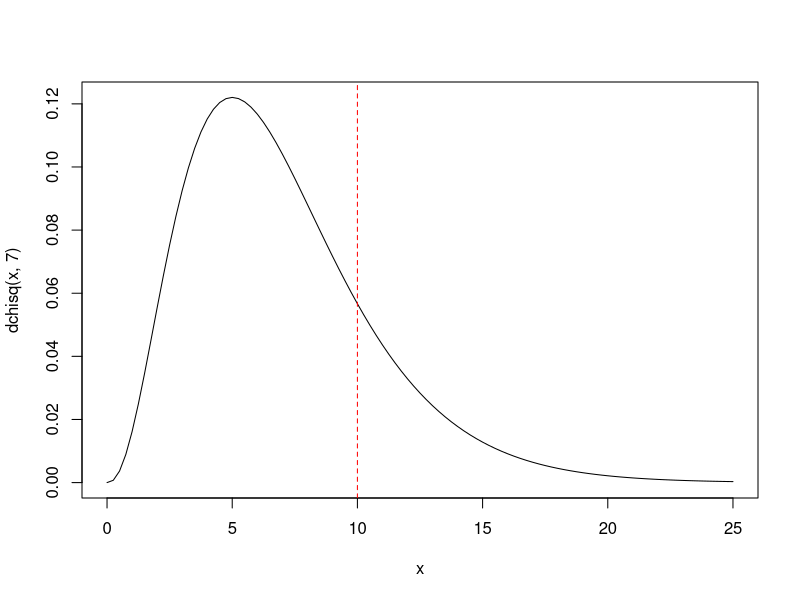
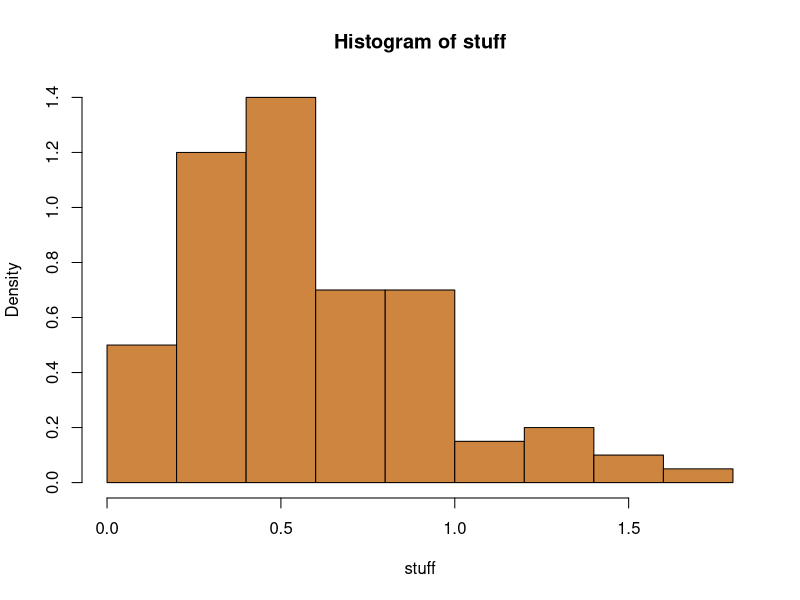
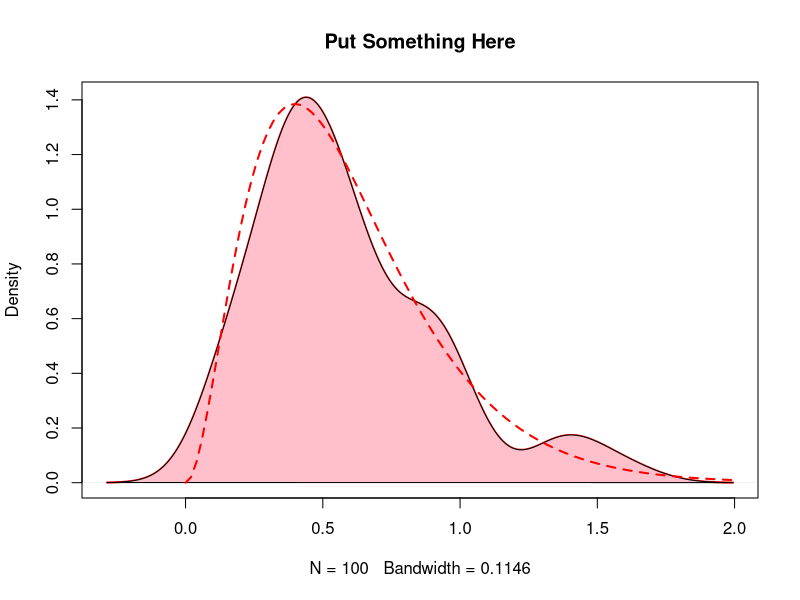
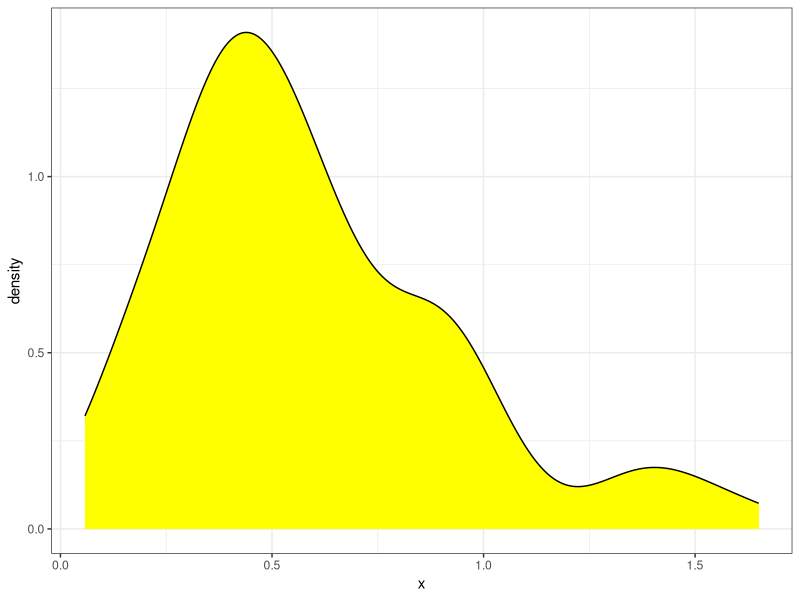
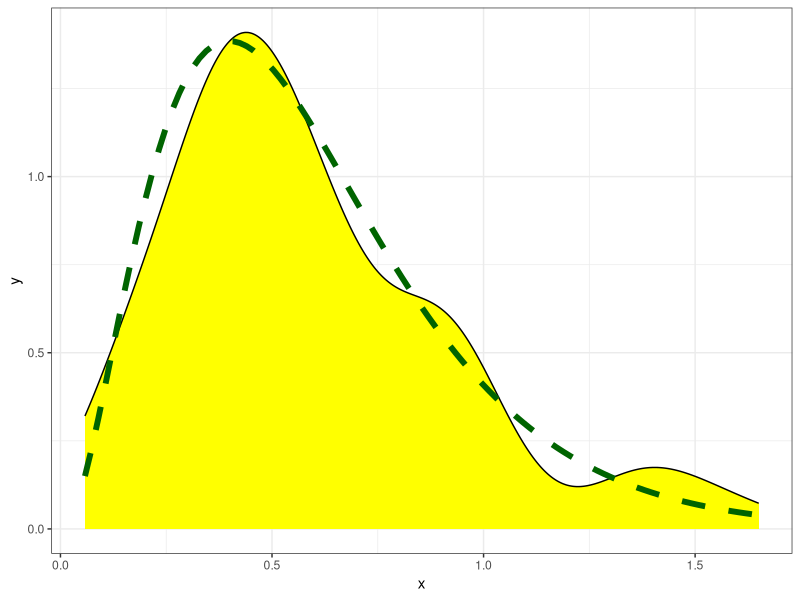

The R source for these figures, in order:
set.seed(13)
stuff <- rgamma(100, 3, 6)
xbar <- mean(stuff)
VAR <- var(stuff)
c(xbar, VAR)
lambda <- xbar/VAR
alpha <- lambda*xbar
c(alpha, lambda)
qs <- qgamma(seq(0, 1, by = 0.1), alpha, lambda)
OB <- cut(stuff, breaks = qs, include.lowest = TRUE)
T1 <- xtabs(~OB)
OBS <- as.vector(T1)
OBS
EXP <- rep(10, 10)
X2obs <- sum((OBS - EXP)^2/EXP)
X2obs
pvalue <- pchisq(X2obs, 10 - 1 - 2, lower = FALSE)
pvalue
curve(dchisq(x, 7), 0, 25)
abline(v = X2obs, col = "red", lty = "dashed")
####################################################
hist(stuff, freq= FALSE, col = "peru")
d.stuff <- density(stuff)
plot(d.stuff, col = "red", lwd = 2, main = "Put Something Here")
polygon(d.stuff, col = "pink")
curve(dgamma(x, alpha, lambda), 0, 2, add = TRUE, col = "red", lty = "dashed", lwd = 2)
#####################################################
library(ggplot2)
p <- ggplot(data = data.frame(x = stuff), aes(x = x)) + geom_density(fill = "yellow") + theme_bw()
p
p + stat_function(fun = dgamma, args = list(alpha, lambda), color ="darkgreen", lwd = 2, lty = "dashed")
